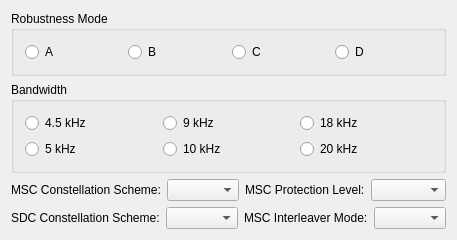
        <widget class="QWidget" name="tabChannelParameters">
         <attribute name="title">
          <string>Channel Parameters</string>
         </attribute>
         <layout class="QVBoxLayout" name="verticalLayout">
          <property name="spacing">
           <number>6</number>
          </property>
          <property name="leftMargin">
           <number>11</number>
          </property>
          <property name="topMargin">
           <number>11</number>
          </property>
          <property name="rightMargin">
           <number>11</number>
          </property>
          <property name="bottomMargin">
           <number>11</number>
          </property>
          <item>
           <widget class="QGroupBox" name="GroupBoxRobustnessMode">
            <property name="title">
             <string>Robustness Mode</string>
            </property>
            <property name="radioButtonExclusive" stdset="0">
             <bool>true</bool>
            </property>
            <layout class="QHBoxLayout">
             <property name="spacing">
              <number>6</number>
             </property>
             <property name="leftMargin">
              <number>11</number>
             </property>
             <property name="topMargin">
              <number>11</number>
             </property>
             <property name="rightMargin">
              <number>11</number>
             </property>
             <property name="bottomMargin">
              <number>11</number>
             </property>
             <item>
              <widget class="QRadioButton" name="RadioButtonRMA">
               <property name="text">
                <string>A</string>
               </property>
               <attribute name="buttonGroup">
                <string notr="true">ButtonGroupRobustnessMode</string>
               </attribute>
              </widget>
             </item>
             <item>
              <widget class="QRadioButton" name="RadioButtonRMB">
               <property name="text">
                <string>B</string>
               </property>
               <attribute name="buttonGroup">
                <string notr="true">ButtonGroupRobustnessMode</string>
               </attribute>
              </widget>
             </item>
             <item>
              <widget class="QRadioButton" name="RadioButtonRMC">
               <property name="text">
                <string>C</string>
               </property>
               <attribute name="buttonGroup">
                <string notr="true">ButtonGroupRobustnessMode</string>
               </attribute>
              </widget>
             </item>
             <item>
              <widget class="QRadioButton" name="RadioButtonRMD">
               <property name="text">
                <string>D</string>
               </property>
               <attribute name="buttonGroup">
                <string notr="true">ButtonGroupRobustnessMode</string>
               </attribute>
              </widget>
             </item>
            </layout>
           </widget>
          </item>
          <item>
           <widget class="QGroupBox" name="GroupBoxBandwidth">
            <property name="title">
             <string>Bandwidth</string>
            </property>
            <property name="radioButtonExclusive" stdset="0">
             <bool>true</bool>
            </property>
            <layout class="QVBoxLayout">
             <property name="spacing">
              <number>6</number>
             </property>
             <property name="leftMargin">
              <number>11</number>
             </property>
             <property name="topMargin">
              <number>11</number>
             </property>
             <property name="rightMargin">
              <number>11</number>
             </property>
             <property name="bottomMargin">
              <number>11</number>
             </property>
             <item>
              <layout class="QHBoxLayout">
               <property name="spacing">
                <number>6</number>
               </property>
               <property name="leftMargin">
                <number>0</number>
               </property>
               <property name="topMargin">
                <number>0</number>
               </property>
               <property name="rightMargin">
                <number>0</number>
               </property>
               <property name="bottomMargin">
                <number>0</number>
               </property>
               <item>
                <widget class="QRadioButton" name="RadioButtonBandwidth45">
                 <property name="text">
                  <string>4.5 kHz</string>
                 </property>
                 <attribute name="buttonGroup">
                  <string notr="true">ButtonGroupBandwidth</string>
                 </attribute>
                </widget>
               </item>
               <item>
                <widget class="QRadioButton" name="RadioButtonBandwidth9">
                 <property name="text">
                  <string>9 kHz</string>
                 </property>
                 <attribute name="buttonGroup">
                  <string notr="true">ButtonGroupBandwidth</string>
                 </attribute>
                </widget>
               </item>
               <item>
                <widget class="QRadioButton" name="RadioButtonBandwidth18">
                 <property name="text">
                  <string>18 kHz</string>
                 </property>
                 <attribute name="buttonGroup">
                  <string notr="true">ButtonGroupBandwidth</string>
                 </attribute>
                </widget>
               </item>
              </layout>
             </item>
             <item>
              <layout class="QHBoxLayout">
               <property name="spacing">
                <number>6</number>
               </property>
               <property name="leftMargin">
                <number>0</number>
               </property>
               <property name="topMargin">
                <number>0</number>
               </property>
               <property name="rightMargin">
                <number>0</number>
               </property>
               <property name="bottomMargin">
                <number>0</number>
               </property>
               <item>
                <widget class="QRadioButton" name="RadioButtonBandwidth5">
                 <property name="text">
                  <string>5 kHz</string>
                 </property>
                 <attribute name="buttonGroup">
                  <string notr="true">ButtonGroupBandwidth</string>
                 </attribute>
                </widget>
               </item>
               <item>
                <widget class="QRadioButton" name="RadioButtonBandwidth10">
                 <property name="text">
                  <string>10 kHz</string>
                 </property>
                 <attribute name="buttonGroup">
                  <string notr="true">ButtonGroupBandwidth</string>
                 </attribute>
                </widget>
               </item>
               <item>
                <widget class="QRadioButton" name="RadioButtonBandwidth20">
                 <property name="text">
                  <string>20 kHz</string>
                 </property>
                 <attribute name="buttonGroup">
                  <string notr="true">ButtonGroupBandwidth</string>
                 </attribute>
                </widget>
               </item>
              </layout>
             </item>
            </layout>
           </widget>
          </item>
          <item>
           <layout class="QHBoxLayout">
            <property name="spacing">
             <number>6</number>
            </property>
            <property name="leftMargin">
             <number>0</number>
            </property>
            <property name="topMargin">
             <number>0</number>
            </property>
            <property name="rightMargin">
             <number>0</number>
            </property>
            <property name="bottomMargin">
             <number>0</number>
            </property>
            <item>
             <layout class="QHBoxLayout">
              <property name="spacing">
               <number>6</number>
              </property>
              <property name="leftMargin">
               <number>0</number>
              </property>
              <property name="topMargin">
               <number>0</number>
              </property>
              <property name="rightMargin">
               <number>0</number>
              </property>
              <property name="bottomMargin">
               <number>0</number>
              </property>
              <item>
               <widget class="QLabel" name="TextLabelMSCConst">
                <property name="text">
                 <string>MSC Constellation Scheme:</string>
                </property>
                <property name="wordWrap">
                 <bool>false</bool>
                </property>
               </widget>
              </item>
              <item>
               <widget class="QComboBox" name="ComboBoxMSCConstellation"/>
              </item>
             </layout>
            </item>
            <item>
             <layout class="QHBoxLayout">
              <property name="spacing">
               <number>6</number>
              </property>
              <property name="leftMargin">
               <number>0</number>
              </property>
              <property name="topMargin">
               <number>0</number>
              </property>
              <property name="rightMargin">
               <number>0</number>
              </property>
              <property name="bottomMargin">
               <number>0</number>
              </property>
              <item>
               <widget class="QLabel" name="TextLabelProtLev">
                <property name="text">
                 <string>MSC Protection Level:</string>
                </property>
                <property name="wordWrap">
                 <bool>false</bool>
                </property>
               </widget>
              </item>
              <item>
               <widget class="QComboBox" name="ComboBoxMSCProtLev"/>
              </item>
             </layout>
            </item>
           </layout>
          </item>
          <item>
           <layout class="QHBoxLayout">
            <property name="spacing">
             <number>6</number>
            </property>
            <property name="leftMargin">
             <number>0</number>
            </property>
            <property name="topMargin">
             <number>0</number>
            </property>
            <property name="rightMargin">
             <number>0</number>
            </property>
            <property name="bottomMargin">
             <number>0</number>
            </property>
            <item>
             <layout class="QHBoxLayout">
              <property name="spacing">
               <number>6</number>
              </property>
              <property name="leftMargin">
               <number>0</number>
              </property>
              <property name="topMargin">
               <number>0</number>
              </property>
              <property name="rightMargin">
               <number>0</number>
              </property>
              <property name="bottomMargin">
               <number>0</number>
              </property>
              <item>
               <widget class="QLabel" name="TextLabelSDCConst">
                <property name="text">
                 <string>SDC Constellation Scheme:</string>
                </property>
                <property name="wordWrap">
                 <bool>false</bool>
                </property>
               </widget>
              </item>
              <item>
               <widget class="QComboBox" name="ComboBoxSDCConstellation"/>
              </item>
             </layout>
            </item>
            <item>
             <layout class="QHBoxLayout">
              <property name="spacing">
               <number>6</number>
              </property>
              <property name="leftMargin">
               <number>0</number>
              </property>
              <property name="topMargin">
               <number>0</number>
              </property>
              <property name="rightMargin">
               <number>0</number>
              </property>
              <property name="bottomMargin">
               <number>0</number>
              </property>
              <item>
               <widget class="QLabel" name="TextLabelInterleaver">
                <property name="text">
                 <string>MSC Interleaver Mode:</string>
                </property>
                <property name="wordWrap">
                 <bool>false</bool>
                </property>
               </widget>
              </item>
              <item>
               <widget class="QComboBox" name="ComboBoxMSCInterleaver"/>
              </item>
             </layout>
            </item>
           </layout>
          </item>
         </layout>
        </widget>
